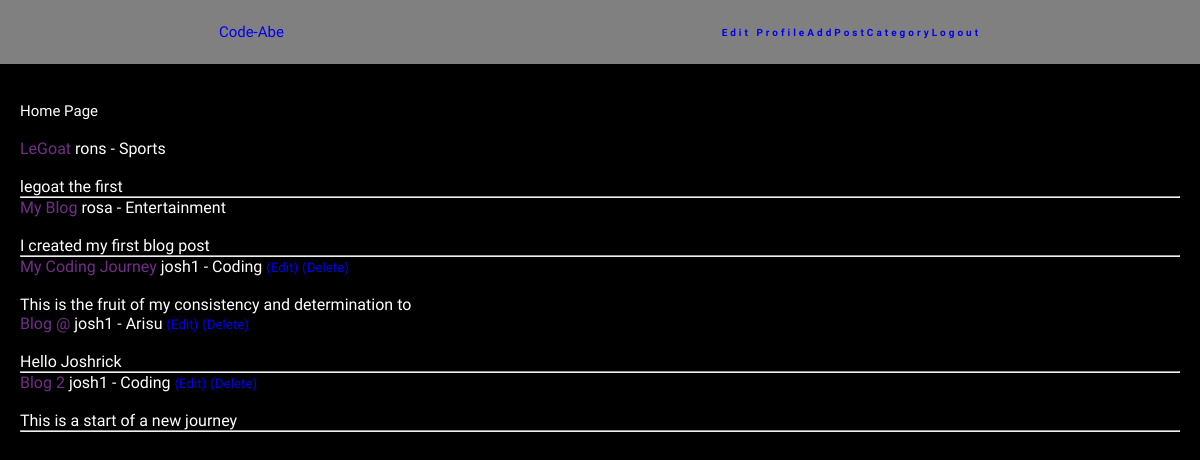
The app's page / (signed in) with its own data.
### myblog/models.py (models this page shows, shortened)
class Post(models.Model):
    title = models.CharField(max_length=255)
    title_tag = models.CharField(max_length=255, default="My Blog Post")
    author = models.ForeignKey(User, on_delete=models.CASCADE)
    body = RichTextField(blank=True,null=True)
    post_date = models.DateField(auto_now_add=True)
    category = models.CharField(max_length=255, default="Coding")
    likes = models.ManyToManyField(User, related_name="blog_post")

### myblog/views.py (the view)
# urls.py: path("", HomeView.as_view(), name="home"),
class HomeView(ListView):
    model = Post
    template_name = 'home.html'
    ordering = ['-post_date']
    def get_context_data(self, *args, **kwargs):
        id_menu = Category.objects.all()
        context = super(HomeView, self).get_context_data(*args, **kwargs)
        context['id_menu'] = id_menu
        return context

### myblog/templates/home.html (shortened to what this page needs)
{% extends 'base.html' %}
{% block body %}
<div class="container">
  <br>
  <br>
  <h1>Home Page</h1>
  <br>
  {% for post in object_list %}
      <li><a class="title" href="{% url 'article_detail' post.pk %}">
          {{ post.title }}</a> {{ post.author }} - {{ post.category }}
          {% if user.is_authenticated %}
            {% if user.id == post.author.id %}
          <small><a href="{% url 'update_post' post.pk %}">(Edit)</a></small>
          <small><a href="{% url 'delete_post' post.pk %}">(Delete)</a></small>
            {% endif %}
          {% endif %}
        {{ post.body|slice:":80"|safe }}
          <hr>
      </li>
  {% endfor %}
</div>
{% endblock %}

### static/styles/base.css (style rules this page uses)
* { margin: 0px; padding: 0px; box-sizing: border-box; text-decoration: none; font-weight: 500; }
body { background-color: black; }
h1 { font-size: 15px; color: rgb(22, 18, 66) }

### myblog/templates/base.html (style rules this page uses)
* { font-family: Dynapuff }

### myblog/templates/home.html (style rules this page uses)
.container { margin-left: 20px; margin-right: 20px; }
.title { color:rgb(114, 47, 134); }
h1 { color: white; }
body { color:white }
li { list-style: none }
small { color:rgb(114, 47, 134); }

### records on screen
Post: title "LeGoat", author "rons", category "Sports", body "legoat the first"
Post: title "My Blog", author "rosa", category "Entertainment", body "I created my first blog post"
Post: title "My Coding Journey", author "josh1", category "Coding", shows "(Edit)", body "This is the fruit of my consistency and determination to"
Post: title "Blog @", author "josh1", category "Arisu", shows "(Edit)", body "Hello Joshrick"
Post: title "Blog 2", author "josh1", category "Coding", shows "(Edit)", body "This is a start of a new journey"
